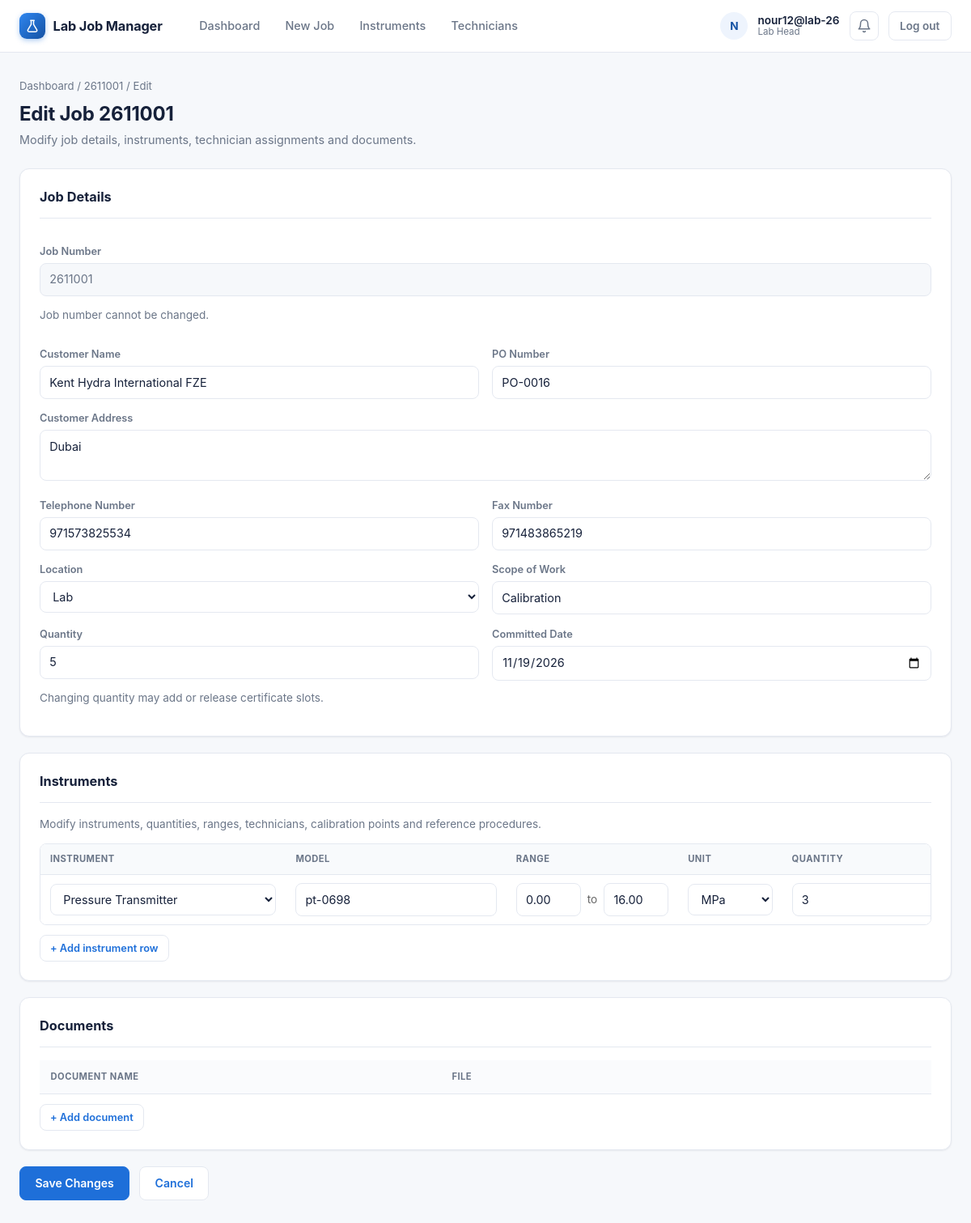
Page /jobs/26/edit/ (signed in) on the committed database.
### labmanager/models.py (models this page shows, shortened)
class User(AbstractUser):
    class Role(models.TextChoices):
        LAB_HEAD = "head", "Lab Head"
        TECHNICIAN = "technician", "Lab Technician"
    role = models.CharField(max_length=20, choices=Role.choices, default=Role.LAB_HEAD)
    @property
    def is_lab_head(self):
        return self.role == self.Role.LAB_HEAD
    def __str__(self):
        return self.get_full_name() or self.username

class Job(models.Model):
    job_number = models.CharField(max_length=20, unique=True, editable=False)
    customer_name = models.CharField(max_length=200)
    customer_address = models.TextField(blank=True)
    telephone_number = models.CharField(
        max_length=50,
        blank=True
    )
    fax_number = models.CharField(
        max_length=50,
        blank=True
    )
    location = models.CharField(
        max_length=200,
        blank=True,
        choices=LOCATION_CHOICES
    )
    scope_of_work = models.CharField(
        max_length=500,
        blank=True
    )
    po_number = models.CharField(max_length=100)
    quantity = models.PositiveIntegerField(help_text="Total number of certificates for this job")
    committed_date = models.DateField(null=True, blank=True)
    created_by = models.ForeignKey(User, on_delete=models.PROTECT, related_name="jobs_created")
    created_at = models.DateTimeField(auto_now_add=True)
    class Meta:
        ordering = ["-created_at"]

### labmanager/views.py (the view, shortened to what this page needs)
# urls.py: path("jobs/<int:pk>/edit/",views.job_edit,name="job_edit",),
@login_required
@user_passes_test(is_lab_head)
def job_edit(request, pk):
    job = get_object_or_404(Job, pk=pk)
    if request.method == "POST":
        job_form = JobForm(
            request.POST,
            instance=job
        )
        line_item_formset = JobLineItemFormSet(
            request.POST,
            instance=job,
            prefix="line_items",
        )
        doc_formset = JobDocumentFormSet(
            request.POST,
            request.FILES,
            instance=job,
            prefix="documents",
        )
        if (
            job_form.is_valid()
            and line_item_formset.is_valid()
            and doc_formset.is_valid()
        ):
            with transaction.atomic():
                old_quantity = job.quantity
                job = job_form.save()
                new_quantity = job.quantity
                line_item_formset.instance = job
                previous_assignments = {li.pk: li.assigned_to_id for li in job.line_items.all()}
                line_items = line_item_formset.save()
                _notify_new_assignments(job, line_items, previous_assignments)
                doc_formset.instance = job
                doc_formset.save()
                current_certificate_count = (
                    job.certificates.count()
                )
                if new_quantity > current_certificate_count:
                    for _ in range(
                        new_quantity - current_certificate_count
                    ):
                        Certificate.objects.create(
                            job=job
                        )
                elif new_quantity < current_certificate_count:
                    excess_count = (
                        current_certificate_count -
                        new_quantity
                    )
                    unused_certificates = list(
                        job.certificates
                        .filter(
                            line_item__isnull=True
                        )
                        .order_by("-number")[:excess_count]
                    )
                    for certificate in unused_certificates:
                        certificate.delete()
                for line_item in (
                    job.line_items.all().order_by("id")
                ):
                    required_count = (
                        line_item.quantity or 0
                    )
                    assigned_count = (
                        line_item.certificates.count()
                    )
                    if assigned_count > required_count:
                        excess = (
                            assigned_count -
                            required_count
                        )
                        certificates = list(
                            line_item.certificates
                            .order_by("-number")[:excess]
                        )
                        for certificate in certificates:
                            certificate.line_item = None
                            certificate.save(
                                update_fields=[
                                    "line_item"
                                ]
                            )
                    elif assigned_count < required_count:
                        needed = (
                            required_count -
                            assigned_count
                        )
                        available = (
                            job.certificates
                            .filter(
                                line_item__isnull=True
                            )
                            .order_by("number")[:needed]
                        )
                        for certificate in available:
                            certificate.line_item = line_item
                            certificate.reference_procedure = (
                                line_item.reference_procedure
                            )
                            certificate.uuc_full_scale = (
                                line_item.range_to
                            )
                            certificate.uuc_unit = (
                                line_item.unit or ""
                            )
                            certificate.save(
                                update_fields=[
                                    "line_item",
                                    "reference_procedure",
                                    "uuc_full_scale",
                                    "uuc_unit",
                                    "pressure_media",
                                ]
                            )
                for line_item in (
                    job.line_items.all().order_by("id")
                ):
                    line_item.assign_certificates()
                    line_item.sync_pressure_media()
            messages.success(
                request,
                f"Job {job.job_number} updated successfully."
            )
            return redirect(
                "job_detail",
                pk=job.pk
            )
    else:
        job_form = JobForm(
            instance=job
        )
        line_item_formset = JobLineItemFormSet(
            instance=job,
            prefix="line_items",
        )
        doc_formset = JobDocumentFormSet(
            instance=job,
            prefix="documents",
        )
    return render(
        request,
        "labmanager/job_edit.html",
        {
            "job": job,
            "job_form": job_form,
            "line_item_formset": line_item_formset,
            "doc_formset": doc_formset,
        },
    )

### labmanager/context_processors.py (called while the page is built)
def notifications(request):
    user = getattr(request, "user", None)
    if not user or not user.is_authenticated:
        return {}
    qs = Notification.objects.filter(recipient=user)
    return {
        "unread_notification_count": qs.filter(is_read=False).count(),
        "recent_notifications": list(qs[:10]),
    }

### labmanager/models.py (called while the page is built)
    def __str__(self):
        return self.name

    @property
    def certificate_range(self):
        numbers = list(
            self.certificates.order_by("number").values_list("number", flat=True)
        )
        if not numbers:
            return "—"
        if len(numbers) == 1:
            return numbers[0]
        return f"{numbers[0]} – {numbers[-1]}"

### labmanager/views.py (called while the page is built)
def is_lab_head(user):
    return user.is_authenticated and user.is_lab_head

### labmanager/templates/labmanager/job_edit.html (shortened to what this page needs)
{% extends "labmanager/base.html" %}
{% load static %}
{% block content %}
<div class="page-header">
    <div>
        <div class="breadcrumb">
            <a href="{% url 'dashboard' %}">Dashboard</a>
            /
            <a href="{% url 'job_detail' job.pk %}">
                {{ job.job_number }}
            </a>
            / Edit
        </div>
        <h1>Edit Job {{ job.job_number }}</h1>
        <p class="page-sub">
            Modify job details, instruments, technician assignments and documents.
        </p>
    </div>
</div>
<form method="post"
      enctype="multipart/form-data"
      id="job-form">
    <div class="card">
    <h2>Job Details</h2>
    <div class="row">
        <div>
            <label>Job Number</label>
            <input
                type="text"
                value="{{ job.job_number }}"
                disabled
            >
            <p class="muted">
                Job number cannot be changed.
            </p>
        </div>
    </div>
    <div class="row">
        <div>
            <label>Customer Name</label>
            {{ job_form.customer_name }}
        </div>
        <div>
            <label>PO Number</label>
            {{ job_form.po_number }}
        </div>
    </div>
    <label>Customer Address</label>
    {{ job_form.customer_address }}
    <div class="row">
        <div>
            <label>Telephone Number</label>
            {{ job_form.telephone_number }}
        </div>
        <div>
            <label>Fax Number</label>
            {{ job_form.fax_number }}
        </div>
    </div>
    <div class="row">
        <div>
            <label>Location</label>
            {{ job_form.location }}
        </div>
        <div>
            <label>Scope of Work</label>
            {{ job_form.scope_of_work }}
        </div>
    </div>
    <div class="row">
        <div>
            <label>Quantity</label>
            {{ job_form.quantity }}
            <p class="muted">
                Changing quantity may add or release certificate slots.
            </p>
        </div>
        <div>
            <label>Committed Date</label>
            {{ job_form.committed_date }}
        </div>
    </div>
</div>
    <div class="card">
        <h2>Instruments</h2>
        <p class="muted">
            Modify instruments, quantities, ranges, technicians,
            calibration points and reference procedures.
        </p>
        <div class="table-scroll">
            <table class="line-items-table"
                   id="line-items-table">
                <thead>
                    <tr>
                        <th>Instrument</th>
                        <th>Model</th>
                        <th>Range</th>
                        <th>Unit</th>
                        <th>Quantity</th>
                    </tr>
                </thead>
                <tbody id="line-items-body">
                    {% for form in line_item_formset %}
                    <tr class="line-item-row">
                        <td>
                            {{ form.instrument }}
                        </td>
                        <td>
                            {{ form.model }}
                        </td>
                        <td>
                            <div class="range-input">
                                {{ form.range_from }}
                                <span>to</span>
                                {{ form.range_to }}
                            </div>
                        </td>
                        <td>
                            {{ form.unit }}
                        </td>
                        <td>
                            {{ form.quantity }}
                        </td>
                    </tr>
                    {% endfor %}
                </tbody>
            </table>
        </div>
        <button
            type="button"
            class="btn secondary small"
            id="add-row"
            style="margin-top:0.75rem;">
            + Add instrument row
        </button>
    </div>
    <div class="card">
        <h2>Documents</h2>
        <table id="documents-table">
            <thead>
                <tr>
                    <th style="width:45%">
                        Document Name
                    </th>
                    <th style="width:45%">
                        File
                    </th>
                    <th></th>
                </tr>
            </thead>
        </table>
        <button
            type="button"
            class="btn secondary small"
            id="add-doc"
            style="margin-top:0.75rem;">
            + Add document
        </button>
    </div>
    <div style="
        display:flex;
        gap:0.75rem;
    ">
        <button
            type="submit"
            class="btn">
            Save Changes
        </button>
        <a
            class="btn secondary"
            href="{% url 'job_detail' job.pk %}">
            Cancel
        </a>
    </div>
</form>
{% endblock %}

### labmanager/templates/labmanager/base.html (shortened to what this page needs)
{% load static %}
<!DOCTYPE html>
<html lang="en">
<head>
    <link rel="stylesheet" href="{% static 'styles.css' %}">
</head>
<body>
    {% with current=request.resolver_match.url_name %}
    <header class="topbar">
        <div class="topbar-inner">
            <a class="brand" href="{% url 'dashboard' %}">
                <span class="brand-mark">
                    <svg width="18" height="18" viewBox="0 0 24 24" fill="none" xmlns="http://www.w3.org/2000/svg">
                        <path d="M9 3h6M10 3v6.5L4.6 18.6A2 2 0 0 0 6.3 21.5h11.4a2 2 0 0 0 1.7-2.9L14 9.5V3" stroke="currentColor" stroke-width="2" stroke-linecap="round" stroke-linejoin="round"/>
                    </svg>
                </span>
                Lab Job Manager
            </a>
            {% if user.is_authenticated %}
                <div class="nav-menu">
                    <nav class="nav-links">
                        <a class="nav-link {% if current == 'dashboard' %}active{% endif %}" href="{% url 'dashboard' %}">Dashboard</a>
                        {% if user.is_lab_head %}
                            <a class="nav-link {% if current == 'job_create' %}active{% endif %}" href="{% url 'job_create' %}">New Job</a>
                            <a class="nav-link {% if current == 'instrument_list' %}active{% endif %}" href="{% url 'instrument_list' %}">Instruments</a>
                            <a class="nav-link {% if current == 'technician_list' %}active{% endif %}" href="{% url 'technician_list' %}">Technicians</a>
                        {% endif %}
                    </nav>
                    <div class="nav-user">
                        <span class="nav-avatar">{{ user.username|slice:":1" }}</span>
                        <span class="nav-user-meta">
                            <span class="nav-user-name">{{ user.username }}</span>
                            <span class="nav-user-role">{% if user.is_lab_head %}Lab Head{% else %}Lab Technician{% endif %}</span>
                        </span>
                        <details class="notif" id="notif">
                            <summary class="notif-btn" aria-label="Notifications" title="Notifications">
                                <svg width="18" height="18" viewBox="0 0 24 24" fill="none"><path d="M18 8a6 6 0 1 0-12 0c0 7-3 9-3 9h18s-3-2-3-9M13.73 21a2 2 0 0 1-3.46 0" stroke="currentColor" stroke-width="2" stroke-linecap="round" stroke-linejoin="round"/></svg>
                            </summary>
                        </details>
                        <form method="post" action="{% url 'logout' %}" style="display: inline;">
                            <button type="submit" class="logout-btn">Log out</button>
                        </form>
                    </div>
                </div>
            {% else %}
                <div class="nav-auth">
                    <a class="nav-link {% if current == 'login' %}active{% endif %}" href="{% url 'login' %}">Log in</a>
                    <a class="nav-link {% if current == 'signup' %}active{% endif %}" href="{% url 'signup' %}">Sign up</a>
                </div>
            {% endif %}
        </div>
    </header>
    {% endwith %}
    <main class="container">
        {% block content %}{% endblock %}
    </main>
</body>
</html>

### rows in the picture
User: username "N", username "nour12@lab-26"
Job: job_number "2611001", customer_name "Kent Hydra International FZE", po_number "PO-0016", customer_address "Dubai", telephone_number "971573825534", fax_number "971483865219", location "Lab", scope_of_work "Calibration", quantity "5", committed_date "11/19/2026"
